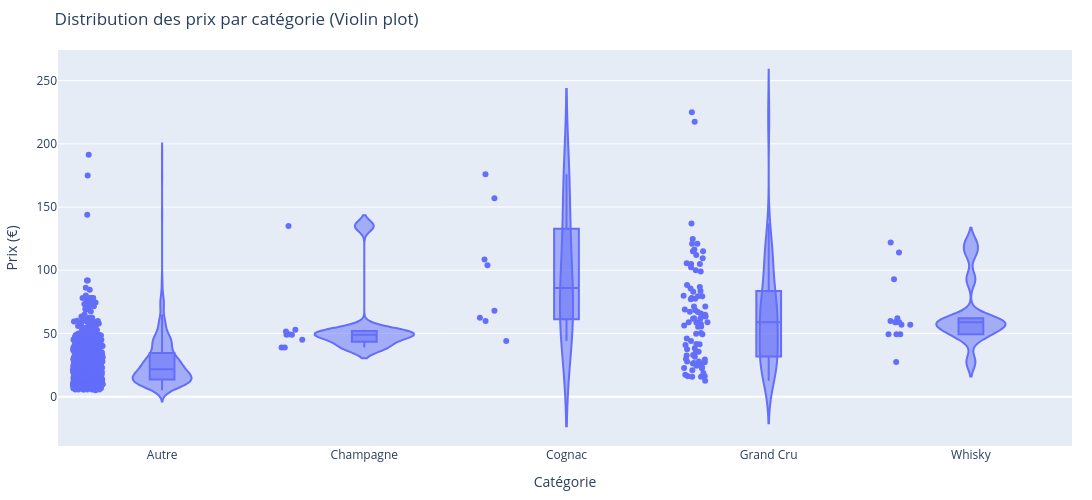

The notebook cell this image was saved under:
### Code cell
fig = px.violin(
    df_final,
    x="categorie_outlier",
    y="price",
    box=True,
    points="all",
    title="Distribution des prix par catégorie (Violin plot)",
    labels={"price": "Prix (€)", "categorie_outlier": "Catégorie"}
)
fig.update_layout(width=1500, height=500, margin=dict(l=20, r=20, t=50, b=40))
fig.show()

### Figure 1 — Plotly figure (JSON) as saved in the notebook; plotly's stock layout.template omitted (floating-point values rounded to 4 significant figures; data arrays with more than 128 entries replaced by an {"elided": "..."} marker saying what was removed)
{"data": [{"alignmentgroup": "True", "box": {"visible": true}, "hovertemplate": "Catégorie=%{x}<br>Prix (€)=%{y}<extra></extra>", "legendgroup": "", "marker": {"color": "#636efa"}, "name": "", "offsetgroup": "", "orientation": "v", "points": "all", "scalegroup": "True", "showlegend": false, "type": "violin", "x": {"elided": "825 str values"}, "x0": " ", "xaxis": "x", "y": {"elided": "825 float values"}, "y0": " ", "yaxis": "y"}], "layout": {"height": 500, "legend": {"tracegroupgap": 0}, "margin": {"b": 40, "l": 20, "r": 20, "t": 50}, "title": {"text": "Distribution des prix par catégorie (Violin plot)"}, "violinmode": "group", "width": 1500, "xaxis": {"anchor": "y", "domain": [0.0, 1.0], "title": {"text": "Catégorie"}}, "yaxis": {"anchor": "x", "domain": [0.0, 1.0], "title": {"text": "Prix (€)"}}}}
